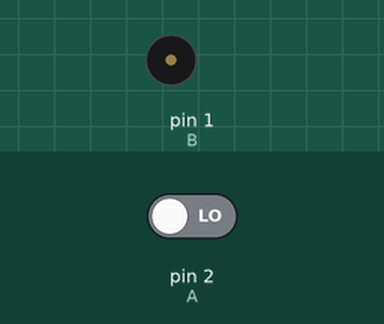
The sketch below on a simulated Arduino Uno, built with avr-gcc and run on an emulated ATmega328P. On the bench: buzzer (waves = sounding). The inputs (shaded band) are chosen by the test bench; at power-on: pin 2 (A) LOW.

Above: at 1.2 s.
1.3 s: pin 2 (A) driven HIGH
At 2.2 s:
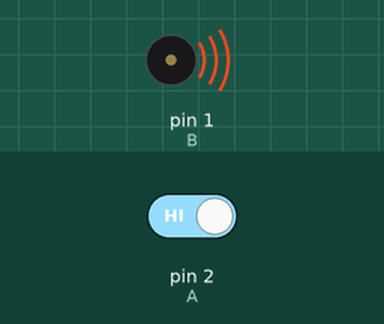
Timing chart, 0 to 4.3 s (numbered marks = the images above; inputs shaded):
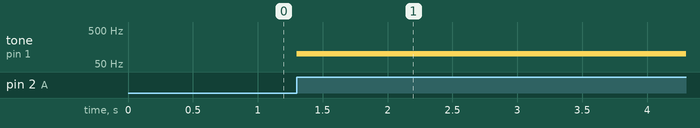

Measured:
- after the input at 1.3 s, tone on pin 1 (B): silent → 100 Hz at once

The sketch:

app.ino
```cpp
#include <avr/io.h>
#include <arduino.h>

//######### CAPTOR DECLARATION ############
int B = 1;

//######### ACTUATOR DECLARATION ##########
int A = 2;

//######### STEPS DECALARATION ############
void S_START();
void S_END();

//######### STEPS DEFINITION ##############
void S_START() {
  while(1) {
    digitalWrite(1, HIGH);
    if (digitalRead(2) == HIGH) {
      S_END();break;
    }
      }
};

void S_END() {
  while(1) {
    tone(1, 100, 200);
    delay(10);

S_END();
  }
};


void setup() {
  pinMode(B, OUTPUT);
  pinMode(A, INPUT);
}
void loop() {
  S_START();  return 0;
}
```
